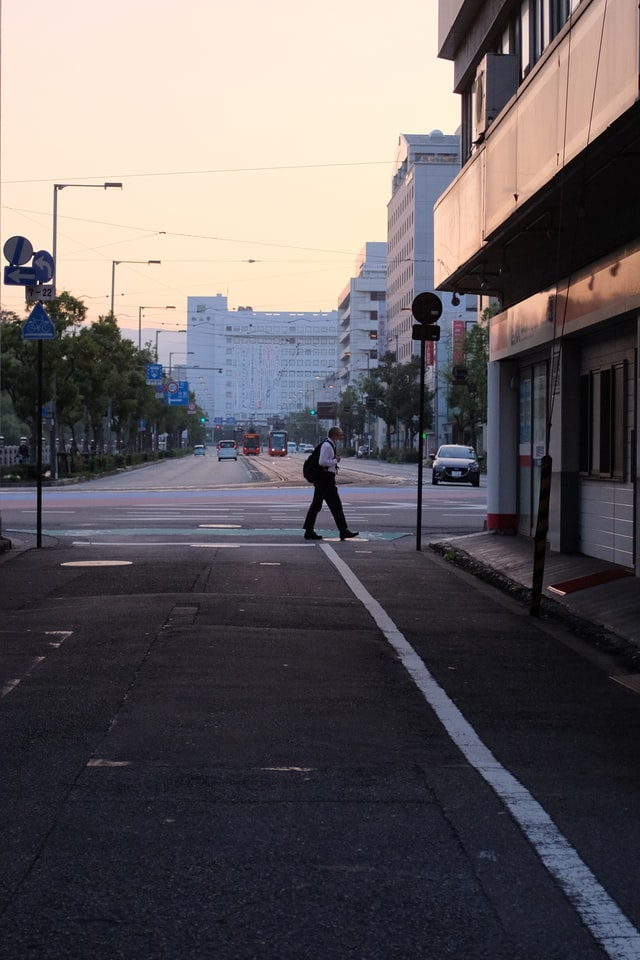
#> input picture test/mak-i16gCKx2AQc-.jpg, 640 x 960 px; its folder holds 5 pictures in this run
$ jupyter execute --allow-errors 'Data Augmentation M1.ipynb'
#> lines starting #> are read from the running program, lines starting #| are printed output that depends on the picture
Week 1 assignment

Import the necessary libraries

[cell 1]
import numpy as np
import matplotlib.pyplot as plt
import matplotlib.image as mpimg
import cv2
import json
import os

[cell 2]
cwd = os.getcwd() #to get the current directory as a string
print(cwd)
test_dir = os.path.join(cwd,'test') #joins the given strings with '\' or '/'(unix) between them and returns it as a string
print(test_dir)
print(os.listdir(test_dir))
img_path=os.path.join(test_dir,os.listdir(test_dir)[2])
img = mpimg.imread(img_path)
#> img is the input picture: shape (960, 640, 3); mean R, G, B 100.1, 94.2, 96.7
print(type(img))
#| <class 'numpy.ndarray'>
plt.imshow(img)
image = cv2.imread(img_path,cv2.IMREAD_UNCHANGED)
plt.imshow(img)
print(image.shape)
#| (960, 640, 3)
position = (int(img.shape[1]/3),100)
#> position = (213, 100)
cv2.putText(
     image, #numpy array on which text is written
     "Hello World!", #text
     position, #position at which writing has to start
     cv2.FONT_HERSHEY_SIMPLEX, #font family
     4, #font size
     (255, 255, 255), #font color
     3) #font stroke
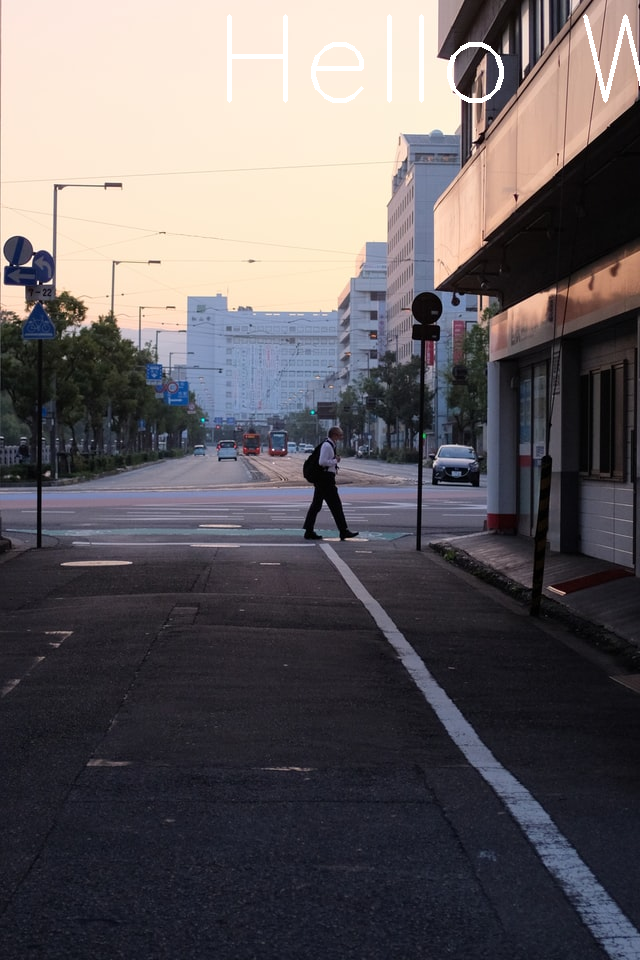
#> image: shape (960, 640, 3); mean B, G, R 97.3, 94.7, 100.4
new_image_path = os.path.join(test_dir,'output.jpg')
cv2.imwrite(new_image_path, image)
image = cv2.imread(new_image_path,cv2.IMREAD_UNCHANGED)
plt.imshow(image)
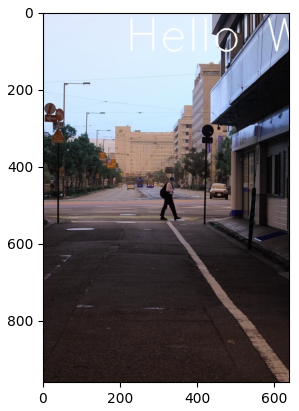
#> figure drawn by matplotlib, 1 panel; B, G, R data is drawn as R, G, B

Week 2-3 assignment

[cell 3]
from tkinter import filedialog, Tk

root = Tk()
root.attributes("-topmost", True) # this also works
# root.lift()
root.withdraw()
input_img_dir =  filedialog.askdirectory(parent=root)
#> the answer given: test
print(input_img_dir)

Read the data augmentation configuration file

[cell 4]
json_file_path = filedialog.askopenfilename(parent=root)
#> the answer given: test/doctor-1149149_640.jpg
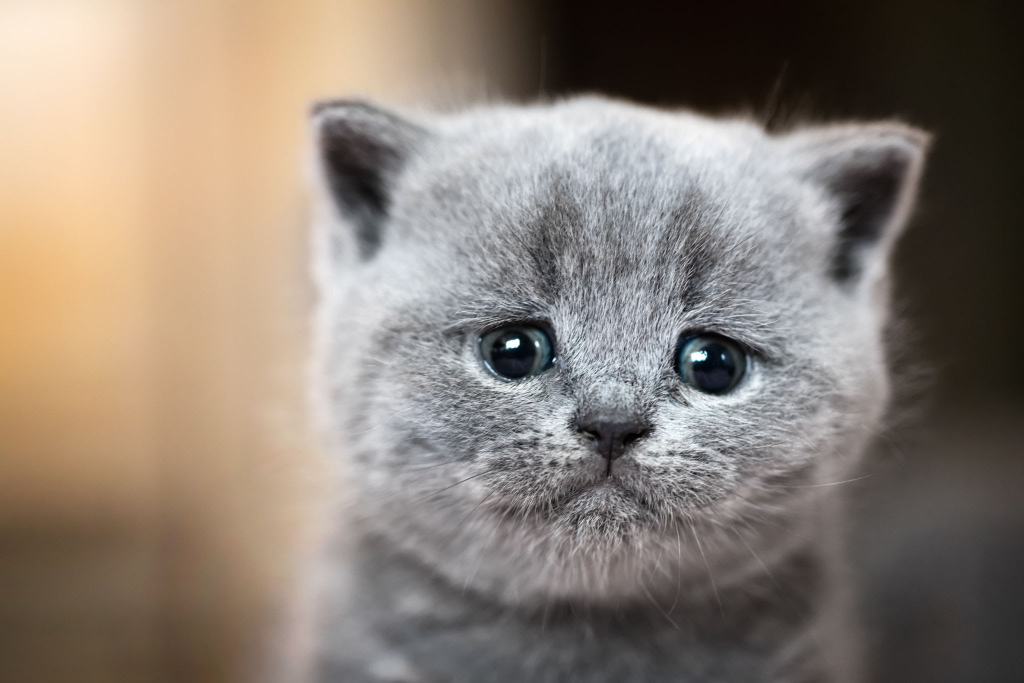
#> input picture test/cat.jfif, 2048 x 1365 px, found by its file name (shown at 1/2 size)
#> further down, current_img is the input picture: shape (1365, 2048, 3); mean B, G, R 116.5, 126.8, 138.2
print(json_file_path)
#> (the rest of this cell did not finish here and is left out)

Read all the images from the selected folder and then apply augmentation methods on each image

[cell 5]
def rotate(image, angle, center = None, scale = 1.0):
    (h, w) = image.shape[:2]

    if center is None:
        center = (w / 2, h / 2)

    # Perform the rotation
    M = cv2.getRotationMatrix2D(center, angle, scale)
    # The cv2.warpAffine function takes the shape parameter in reverse order
    rotated = cv2.warpAffine(image, M, (w, h))

    return rotated

[cell 6]
def add_light(image, gamma):
    invGamma = 1.0 / gamma
    table = np.array([((i / 255.0) ** invGamma) * 255
                      for i in np.arange(0, 256)]).astype("uint8")
    image=cv2.LUT(image, table)
    return image

[cell 7]
def gaussian_blur(image,blur):
    image = cv2.GaussianBlur(image,(5,5),blur)
    return image

[cell 8]
#crop
def crop_image(image,y1,y2,x1,x2):
    image=image[y1:y2,x1:x2]
    return image

[cell 9]
def resize_image(image,w,h):
    resized_image = image=cv2.resize(image,(w,h))
    return resized_image

[cell 10]
images_names = os.listdir(input_img_dir)
output_dir= input_img_dir+'_aug'
print(output_dir)
if not os.path.exists(output_dir):
    os.mkdir(output_dir)
os.chdir(output_dir)
count = 1
#> (the rest of this cell did not finish here and is left out)
